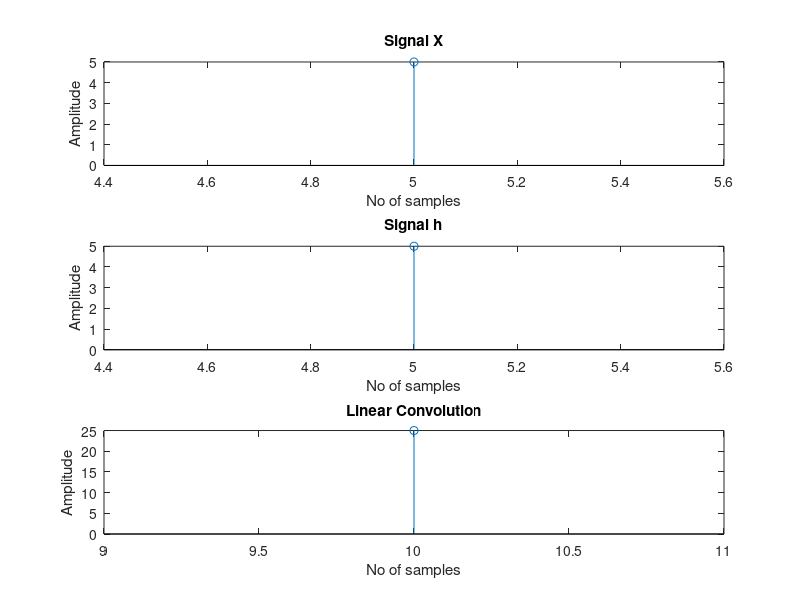

Here is the MATLAB script that generated this plot:
x = input('Enter x: ');
xs = input('Enter samples: '); 
th = input('Enter h: '); 
hs = input('Enter samples: ');
h=fliplr(th);
xl=xs(1)+hs(1);
Ni = length(x); 
Nh = length(h);
xh=xs(Ni)+hs(Nh); 
y = zeros(1,Ni+Nh-1); 
t = zeros(1,Nh); 
for i = 1:Ni+Nh-1 
  if i<=Ni 
    t(1)= x(i); 
    for j = 1:Nh 
      y(i) = y(i) + h(j)*t(j); 
    end 

    for k = Nh:-1:2 
        t(k) = t(k-1); 
    end 

  else 
    t(1)= 0; 
    for j = 1:Nh 
      y(i) = y(i) + (h(j)*t(j)); 
    end 

    for k = Nh:-1:2 
      t(k) = t(k-1); 
    end 
  end 
end
n=xl:xh;
subplot(3,1,1);
stem(xs,x);
xlabel('No of samples');
ylabel('Amplitude');
title('Signal X');

subplot(3,1,2);
stem(hs,h);
xlabel('No of samples');
ylabel('Amplitude');
title('Signal h');

subplot(3,1,3);
stem(n,y);
xlabel('No of samples');
ylabel('Amplitude');
title('Linear Convolution');
